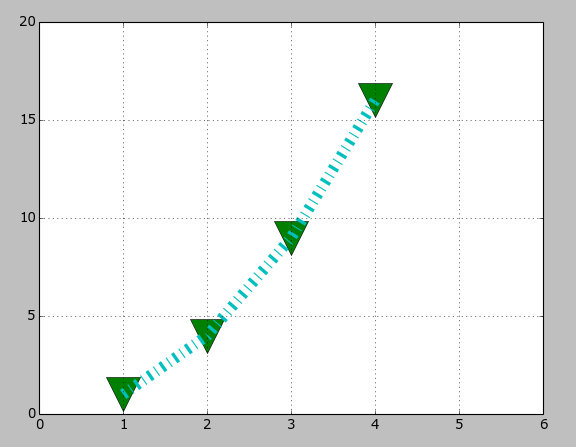

Write the Python code that produced this figure.
#https://matplotlib.org/users/pyplot_tutorial.html

'''
import matplotlib.pyplot as plt
plt.plot([1,2,3,4], [1,4,9,16], 'gv', markersize=30)
plt.plot([1,2,3,4], [1,4,9,16],'-.c', linewidth=10)
plt.axis([0, 6, 0, 20])
plt.grid()
plt.show()
'''

import matplotlib.pyplot as plt
plt.plot([1,2,3,4], [1,4,9,16], 'gv', markersize=30)
plt.plot([1,2,3,4], [1,4,9,16],'-.c', linewidth=10)
plt.axis([0, 6, 0, 20])
plt.grid()
plt.show()

'''
import numpy as np
import matplotlib.pyplot as plt

# evenly sampled time at 200ms intervals
t = np.arange(0., 5., 0.2)

# red dashes, blue squares and green triangles
plt.plot(t, t, 'r--', t, t**2, 'bs', t, t**3, 'g^')
plt.show()
'''

'''
import matplotlib.pyplot as plt
plt.plot([1,2,3,4,6,8], [1,4,9,16,20,5], 'ro')
plt.axis([0, 10, 0, 25])
plt.show()
'''

'''
import matplotlib.pyplot as plt
plt.plot([1,2,3,4,5,6])
plt.ylabel('some numbers')
plt.xlabel('some other numbers')
plt.show()
'''
# yy = np.sin(x)
# plt.plot(x,yy)
# plt.show(x,y)
# plt.show(x,yy)
